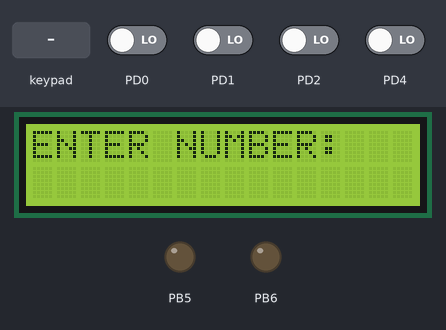
Recording of a program running on a simulated ATmega32, built with avr-gcc and emulated at 16 MHz. On the bench: 16×2 character LCD, output pins drawn as LEDs (lit = HIGH). Wiring (inferred from the signals the program sends): 4×4 keypad with keys 7 8 9 / 4 5 6 * 1 2 3 - C 0 = +: rows PC5, PC4, PC3, PC2; columns PD3, PD5, PD6, PD7. Wiring (inferred from the names in the program): character LCD (HD44780): RS PA3; E PA2; data PB0, PB1, PB2, PB4. The inputs (shaded band) are chosen by the test bench; at power-on: PD0–2, PD4 LOW. Pins used as bus, display or sensor lines are not drawn. At 7.4 s the program stops and its outputs stay as they are.

Above: at 1.2 s.
1.3 s: keypad keys 7 + 5 = pressed 0.4 s apart
At 3.8 s:
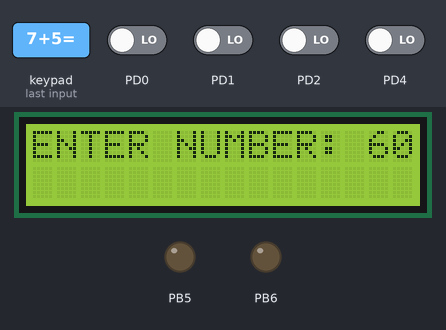
4.4 s: key '0' pressed
At 6.3 s:
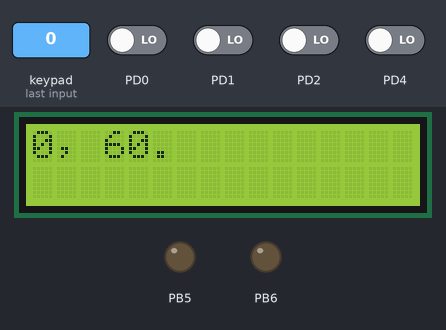
At 7.8 s:
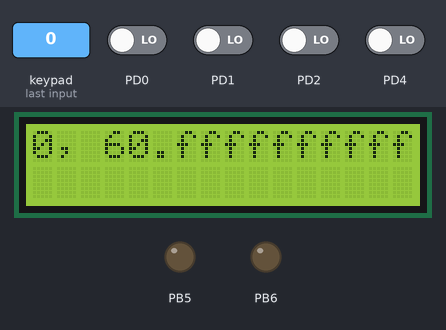
Timing chart, 0 to 8.9 s (numbered marks = the images above; inputs shaded):
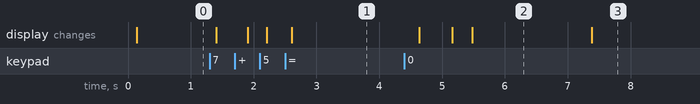

The program:

main.c
```c
#define F_CPU 16000000
#include <util/delay.h>
#include "KeyPad.h"
#include "Seven_Segment.h"
#include "Timer.h"
#include "LCD.h"
#include "Registers.h"
#include "BIT_MATH.h"
//int g_tick = 0, numbers[100], pos = 0;
void bubbleSort(int arr[], int n) {
	int i, j;
	for (i = 0; i < n - 1; i++) {
		for (j = 0; j < n - i - 1; j++) {
			if (arr[j] > arr[j + 1]) {
				int temp = arr[j];
				arr[j] = arr[j + 1];
				arr[j + 1] = temp;
			}
		}
	}
}

int main(void)
{
	SEVEN_SEG_INIT();
	keypad_init();
	LCD_init();
	int index = 0, numbers[100];
    unsigned char str[4];  // Array Of Characters For The 4-Digit Numbers, Every Index Contains A Digit.
	int i = 0; // Index Used To Point On The Next Empty Place In "str".

	///////////////////////////////////// Getting The Input Via The KeyPad. /////////////////////////////////////

	LCD_string("ENTER NUMBER: ");

	while (1)
	{

		unsigned char value = keypad_get_value(); // Receiving A Character Via The KeyPad.

		if(value != invalid_char) // Checks If The Input Character Is Valid.
		{

			if(value == '=') { // If The Input Character Is '=' Then Stop Accepting Input And Go For Sorting And Displaying After break Statement.

				////// Just Confirming To Receive The Number On LCD  Before Breaking If The User Did Not Press C. //////

				if( i > 0) { // If The User Willed To Terminate The Input Process And The LCD Have Some Digits Still Not Confirmed,
							 // This Condition Will Make Sure Confirming It.. So If The "i" Variable Has Some But Zero This Means There Is Characters
							 // On The LCD.

					if(i < 4) str[i] = '\0'; // Making Sure That The Null Terminator After the Last Digit..
											 // This Made To Avoid The Converting From Array Of Characters To Integer value Problems.

					numbers[index ++] = atoi(str); // Convert From Array Of Characters To Integer Value And Store The Integer Value Into The Proper Place.
 				}
				///////////////////////////////////////////////////// End Of Confirming. //////////////////////////////
				LCD_clear(); // Clearing The LCD To Be Ready To Show The New Number.

				break; // End Of Entering Numbers.
			}
			else if(value == 'C' /*|| i == 4*/) {// If The Input Character Is 'C', Then Confirm The Number And Make The LCD Ready To Receive New values.

				if(i < 4)
					str[i] = '\0';

				numbers[index ++] = atoi(str);
				i = 0;  // You Know Why.

				LCD_clear();
				LCD_string("ENTER NUMBER: ");
			}
			else {
				str[i] = value; i ++; // Receiving The New Numbers' Digits.

				LCD_writeChar(value); // Write The Digit On The LCD.
			}
		}
	}
	/////////////////////// If You Reached Here, That Means You Stopped Entering Numbers And Ready To See Them In Sorted Manner... ///////////////////////


	bubbleSort(numbers, index); // Sorting...

	LCD_string("In SORTED Manner: ");
	_delay_ms(500);
	LCD_clear();
	////////////////////////////// Show The Sorted Array  On LCD. //////////////////////////////
	for (int i = 0; i < index; i ++) {
		unsigned char s[4];  //Array Of Characters To Store The Converted Number Into String Into.
		itoa(numbers[i], s, 10); // Function Take Integer Value And Array Of Characters And Numbering Base
								 // And Some How Return The Number As Array Of Characters.
		LCD_string(s); // Showing The Number On The LCD.

		if(i != index - 1)
			LCD_string(", ");
		if(i == index - 1)
			LCD_writeChar('.');
		_delay_ms(300);
	}


	// Displaying The Numbers On 7SEG.
	for (int i = 0; i < index; i ++)
	{
		display_number(numbers[i]);
		CLEAR_SEV_SEG();
	}
}
```

EXT_INT.c
```c
#include "EXT_INT.h"
#include "Registers.h"
#include "BIT_MATH.h"
#include <avr/interrupt.h>

// Global variable to hold the address of the callback function in the application
void (*g_callBackPtr)(void)=((void*)0);

// External ITR1 Interrupt service Routine
ISR(INT1_vect)
{
	if(g_callBackPtr != ((void*)0))
	{
		(*g_callBackPtr)();
	}
}

void INT1_init(void)
{
	CLR_BIT(SREG,7);          // disable global interrupt
	CLR_BIT(DDRD,3);          // configure INT1/PD3 as input pin
	SET_BIT(PORTD,3);         // enable pull up
	SET_BIT(GICR,7);          // enable external interrupt pin INT1
	SET_BIT(MCUCR,3);         //  Trigger INT1 with the falling edge
	CLR_BIT(MCUCR,2);
	SET_BIT(SREG,7);         // enable global interrupt
}

void INT1_setCallBack(void(*a_ptr)(void))
{
	g_callBackPtr=a_ptr;
}
```

EXT_INT.h
```c
#ifndef EXT_INT_H_
#define EXT_INT_H_


void INT1_init(void);

void INT1_setCallBack(void(*a_ptr)(void));

#endif /* EXT_INT_H_ */
```

Seven_Segment.c
```c
#include "Seven_Segment.h"
#define F_CPU 16000000
#include <util/delay.h>
#include "Registers.h"
#include "BIT_MATH.h"
/*#include "std_types.h"*/

void SEVEN_SEG_INIT(void)
{
	SET_BIT(DDRA,2); //enable the second seven segment

    SET_BIT(DDRA,3);
   // SET_BIT(PORTA,3);
	SET_BIT(DDRB,5);
	SET_BIT(DDRB,6);
	PORTB &= 0b11101000;

	SET_BIT(DDRB,0);
	SET_BIT(DDRB,1);
	SET_BIT(DDRB,2);
	SET_BIT(DDRB,4);


}

void SEVEN_SEG_Display(int num)
{
	PORTB&= 0b11101000;
	PORTB = (((num & 0b00001000) << 1) | (num & 0b00000111));
}

void display_number(int number)
{
	int digit4 = ( number / 1000) % 10;//100    =0
	int digit3 = ( number / 100) % 10;//100
	int digit2 = ( number / 10) % 10;
	int digit1 =  (number/ 1 ) % 10;

	// Display the digits on the four-digit seven-segment display
	unsigned int start_time = 0;
	while (start_time < 500) // Delay for 1 seconds
	{

		SEVEN_SEG_Display(digit4);
		_delay_ms(2);
		TOGGLE_BIT(PORTB,6);
		SEVEN_SEG_Display(digit3);
		_delay_ms(2);
		TOGGLE_BIT(PORTB,5);
		SEVEN_SEG_Display(digit2);
		_delay_ms(2);
		TOGGLE_BIT(PORTA,2);
		SEVEN_SEG_Display(digit1);
		_delay_ms(2);
		TOGGLE_BIT(PORTA,3);

		start_time += 5;


	}
}
void CLEAR_SEV_SEG()
{
	SET_BIT(PORTB,6);
	SET_BIT(PORTB,5);
	SET_BIT(PORTA,2);
	SET_BIT(PORTA,3);

}
```

Seven_Segment.h
```c
#ifndef SEVEN_SEGMENT_H_
#define SEVEN_SEGMENT_H_


void SEVEN_SEG_INIT(void);
void SEVEN_SEG_Display(int num);
void display_number(/*int number*/);
void CLEAR_SEV_SEG();
#endif /* SEVEN_SEGMENT_H_ */
```

Timer.c
```c
#include "Timer.h"
#include "Registers.h"
#include "BIT_MATH.h"
//#include "std_types.h"
#include <avr/interrupt.h>
#define I_BIT 7

void (*g_callBackPtr)(void) = ((void*)0);

//Timer0 Interrupt service Routine
ISR(TIMER0_OVF_vect)
{
	if(g_callBackPtr != ((void*)0))
	{
		(*g_callBackPtr)();
	}
}

void timer0_init(void)
{
	TCNT0 = 0;   // timer initial value
	SET_BIT(TIMSK, TOIE0);  // enable overflow interrupt

	TCCR0 = (1 << FOC0) | (1 << CS02) | (1 << CS00);
	SET_BIT(SREG, I_BIT); //enable global interrupt
}

void timer0_setCallBack(void(*a_ptr)(void))
{
	g_callBackPtr = a_ptr;
} 
```

Timer.h
```c
#ifndef TIMER_H_
#define TIMER_H_

#define Number_Of_Overflows 62

void timer0_init(void);

void timer0_setCallBack(void(*a_ptr)(void));


#endif /* TIMER_H_ */
```

KeyPad.c
```c
#include "KeyPad.h"

unsigned char arr[4][4] = {{'7', '8', '9', '/'},
						   {'4', '5', '6', '*'},
						   {'1', '2', '3', '-'},
						   {'C', '0', '=', '+'}};

void keypad_init(void)
{
	SET_BIT(DDRC, 2);     //row is output
	SET_BIT(DDRC, 3);
	SET_BIT(DDRC, 4);
	SET_BIT(DDRC, 5);

	CLR_BIT(DDRD, 7);     // column is input
	CLR_BIT(DDRD, 6);
	CLR_BIT(DDRD, 5);
	CLR_BIT(DDRD, 3);

	SET_BIT(PORTD, 7);
	SET_BIT(PORTD, 6);
	SET_BIT(PORTD, 5);
	SET_BIT(PORTD, 3);
}
unsigned char keypad_get_value(void)
{
	unsigned char ans = invalid_char;

	for (int row = 5; row >= 2; row --)
	{
		PORTC |= 0b00111100;
		CLR_BIT(PORTC, row);
		for (int col = 7; col >= 3; col --)
		{
			if(col == 4) col --;
			if(GET_BIT(PIND, col) == 0)
			{
				_delay_ms(100);
				if(GET_BIT(PIND, col) == 0)
				{
					if(col == 3) ans = arr[5 - row][7 - col - 1];
					else ans = arr[5 - row][7 - col];
				}
			}
		}
	}
	return ans;
}
```

KeyPad.h
```c
#ifndef KEYPAD_H_
#define KEYPAD_H_


#include "Registers.h"
#include "BIT_MATH.h"
#define F_CPU 16000000
#include <util/delay.h>

#define invalid_char 0xff

void keypad_init(void);
unsigned char keypad_get_value(void);

#endif /* KEYPAD_H_ */
```

LCD.c
```c
#include "LCD.h"


void LCD_init(void)
{
	SET_BIT(LCD_Command_DDR, 3);
	SET_BIT(LCD_Command_DDR, 2);

	SET_BIT(LCD_Data_DDR, 0);
	SET_BIT(LCD_Data_DDR, 1);
	SET_BIT(LCD_Data_DDR, 2);
	SET_BIT(LCD_Data_DDR, 4);

	_delay_ms(15);
	LCD_command(0x02);
	LCD_command(0x28);

	LCD_command(0x0c); // Dispaly on, cursor off
	LCD_command(0x01); // Clear the display screen
	LCD_command(0x80); //Force the cursor to the beginning of the 1st line
}

void LCD_command(unsigned char cmd)
{
	CLR_BIT(LCD_Command_PORT, RS); // Clearing RS ->  Write to command register

	LCD_Data_PORT &= 0b11101000;
	unsigned char high = ((cmd & 0xf0) >> 4);
	unsigned char tmp  = (((high & 0b00001000) << 1) | (high & 0b00000111));
	LCD_Data_PORT |= tmp;
	CLR_BIT(LCD_Command_PORT, E);
	SET_BIT(LCD_Command_PORT, E);
	_delay_ms(1);
	CLR_BIT(LCD_Command_PORT, E);


	LCD_Data_PORT &= 0b11101000;
	unsigned char low = (cmd & 0x0f);
	unsigned char tmp2  = (((low & 0b00001000) << 1) | (low & 0b00000111));
	LCD_Data_PORT |= tmp2;
	CLR_BIT(LCD_Command_PORT, 2);
	SET_BIT(LCD_Command_PORT, 2);
	_delay_ms(1);
	CLR_BIT(LCD_Command_PORT, 2);

	_delay_ms(5);
}

void LCD_writeChar(unsigned char chr)
{
	SET_BIT(LCD_Command_PORT, 3); // Setting RS ->  Write to Data register

	LCD_Data_PORT &= 0b11101000;
	unsigned char high = ((chr & 0xf0) >> 4);
	unsigned char tmp  = (((high & 0b00001000) << 1) | (high & 0b00000111));
	LCD_Data_PORT |= tmp;
	CLR_BIT(LCD_Command_PORT, 2);
	SET_BIT(LCD_Command_PORT, 2);
	_delay_ms(1);
	CLR_BIT(LCD_Command_PORT, 2);


	LCD_Data_PORT &= 0b11101000;
	unsigned char low = (chr & 0x0f);
	unsigned char tmp2  = (((low & 0b00001000) << 1) | (low & 0b00000111));
	LCD_Data_PORT |= tmp2;
	CLR_BIT(LCD_Command_PORT, 2);
	SET_BIT(LCD_Command_PORT, 2);
	_delay_ms(1);
	CLR_BIT(LCD_Command_PORT, 2);

	_delay_ms(5);
}

void LCD_string(unsigned char* str)
{
	for(int i = 0; str[i] != '\0'; i ++) {
		LCD_writeChar(str[i]);
	}
}

void LCD_clear(void)
{
	LCD_command(0x01);
}
```

LCD.h
```c
#ifndef LCD_H_
#define LCD_H_
//
// #define F_CPU 8000000
 #define F_CPU 16000000
#include <util/delay.h>
#include "Registers.h"
#include "BIT_MATH.h"


#define  LCD_Data_DDR DDRB
#define  LCD_Command_DDR DDRA

#define  LCD_Data_PORT PORTB
#define  LCD_Command_PORT PORTA

#define RS 3
#define E  2


void LCD_init(void);

void LCD_command(unsigned char cmd);

void LCD_writeChar(unsigned char chr);

void LCD_string(unsigned char* str);

void LCD_clear(void);


#endif /* LCD_H_ */
```

BIT_MATH.h
```c
#ifndef BIT_MATH_H_
#define BIT_MATH_H_


#define  SET_BIT(REG,BIT)                (REG|=(1<<BIT))
#define GET_BIT(REG,BIT)                 ((REG>>BIT) & 1)
#define CLR_BIT(REG,BIT)                 (REG&=~(1<<BIT))
#define TOGGLE_BIT(REG,BIT)            	 (REG^=(1<<BIT))
#define BIT_IS_SET(REG,BIT)				 (REG & (1<<BIT))
#define BIT_IS_CLEAR(REG,BIT)			 (!(REG & (1<<BIT)))


#endif /* BIT_MATH_H_ */
```

Registers.h
```c
#ifndef REGISTERS_H_
#define REGISTERS_H_


#define DDRA *(volatile unsigned char*)(0x3A)
#define PINA *(volatile unsigned char*)(0x39)
#define PORTA *(volatile unsigned char*)(0x3B)

#define DDRB *(volatile unsigned char*)(0x37)
#define PINB *(volatile unsigned char*)(0x36)
#define PORTB *(volatile unsigned char*)(0x38)

#define DDRC *(volatile unsigned char*)(0x34)
#define PINC *(volatile unsigned char*)(0x33)
#define PORTC *(volatile unsigned char*)(0x35)

#define DDRD *(volatile unsigned char*)(0x31)
#define PIND *(volatile unsigned char*)(0x30)
#define PORTD *(volatile unsigned char*)(0x32)


#endif /* REGISTERS_H_ */
```

Measured:
- after the input at 1.3 s, the display: first changes after 0.11 s (image 1 shows a later state)
- after the input at 4.4 s, the display: first changes after 0.23 s (image 2 shows a later state)
- what the display in image 2 shows lasts 1.9 s, from 5.5 s to 7.4 s
